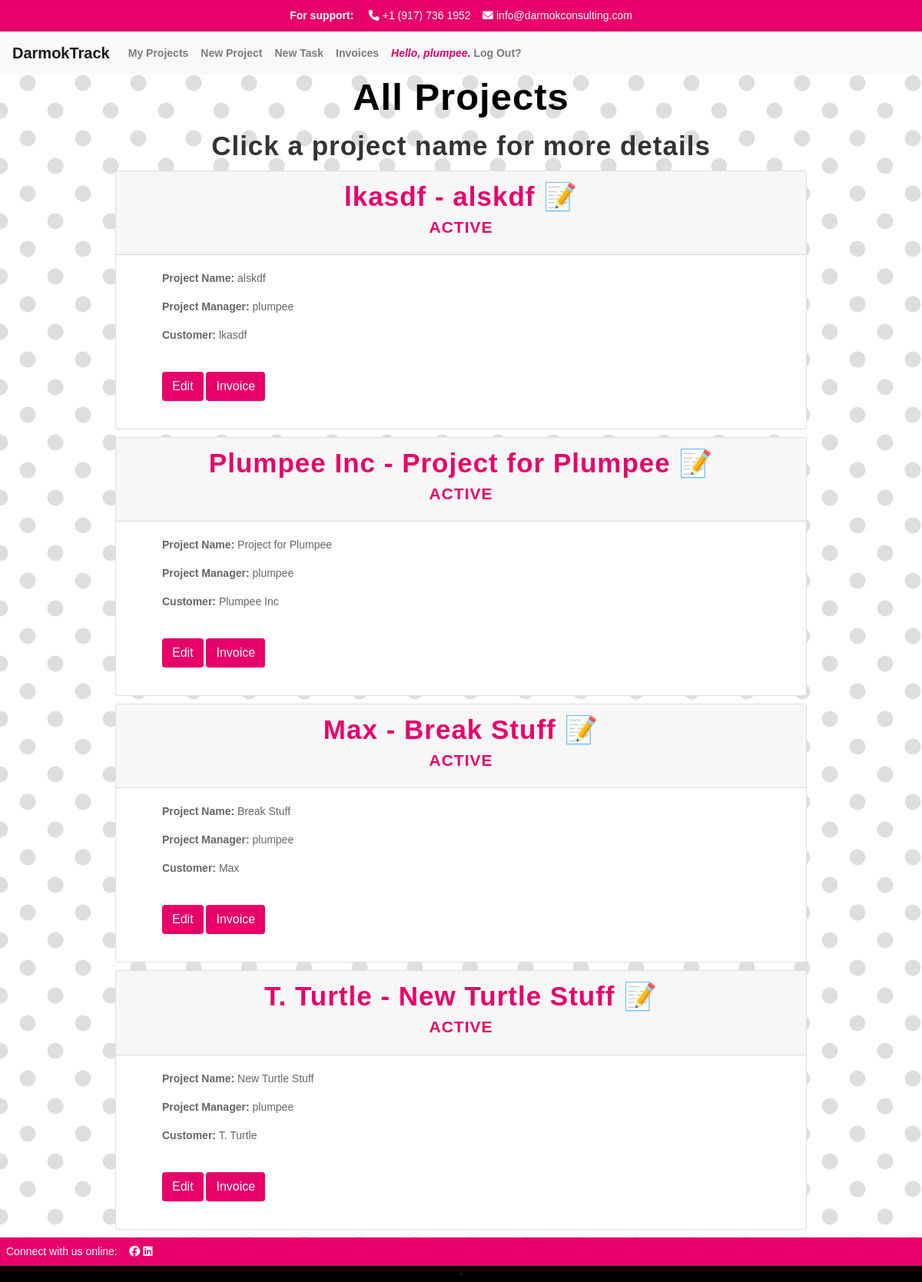
Page /projects (signed in) on the earlier database version.
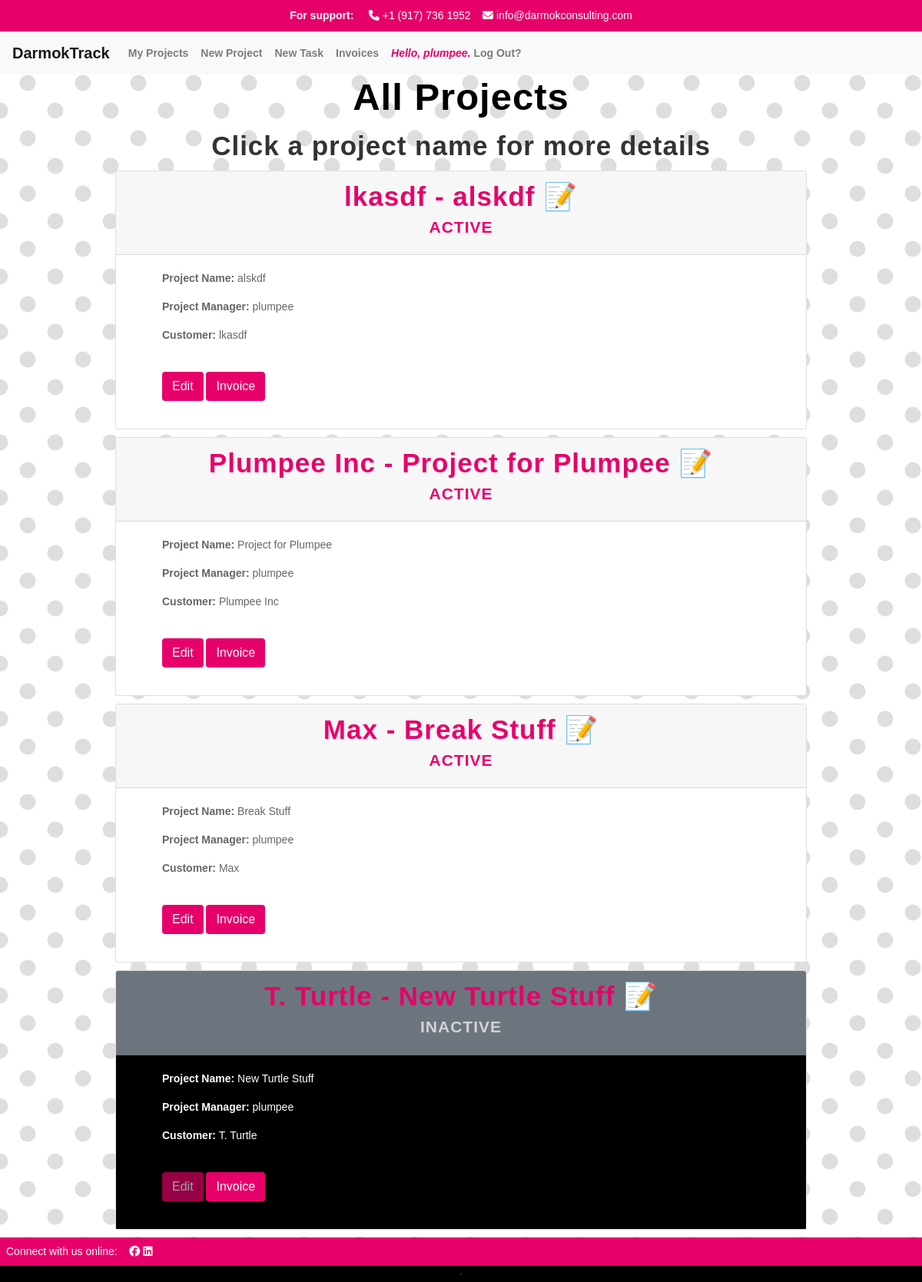
Same page on the later database version.
### apps/track/models.py (models this page shows, shortened)
class Project(models.Model):
    PENDING = 'pending'
    PAID = 'paid'
    CREDIT_MEMO = 'credit_memo'
    CHOICES_STATUS = {
        (PENDING, 'pending'),
        (PAID, 'paid'),
        (CREDIT_MEMO, 'credit_memo'),
    }
    project_manager = models.ForeignKey(User, related_name='project_manager', on_delete=models.CASCADE)
    name = models.CharField('Project Name', max_length=250)
    start = models.DateTimeField(auto_now_add=True)
    customer = models.CharField(max_length=250)
    customer_address = models.CharField(max_length=250, null=True)
    customer_citystatezip = models.CharField(max_length=250, null=True)
    budget_hours = models.IntegerField(default=0)
    budget_dollars = models.DecimalField(max_digits=10, decimal_places=2, default=0.00)
    is_active = models.BooleanField('Active', default=True)
    projects = models.ForeignKey(User, blank=True, related_name='project_list', on_delete=models.CASCADE)
    time_models = models.ManyToManyField(TimeModel, related_name='projects')
    invoice_status = models.CharField(max_length=25, choices=CHOICES_STATUS, default=PENDING)
    class Meta:
        ordering = ['-start']

class User(AbstractUser):
    def __str__(self):
        return self.username

### apps/track/views.py (the view)
# urls.py: path('projects', views.project_list, name='projects'),
def project_list(request):
    return render(request, 'track/projects.html', {
            'projects': request.user.project_list.all(),
        })

### apps/track/templates/track/projects.html (shortened to what this page needs)
{% extends "track/layout.html" %}
{% load mathfilters %}
{% block body %}
<h1>All Projects</h1>
<h2>Click a project name for more details</h2>
{% if user.is_authenticated %}
    {% for project in projects %}
            <div class="card w-75">
                <div class="{% if project.is_active %}card-header{% else %}card-header bg-secondary{% endif %}">
                    <h2 class="card-title mb-0">
                            <a href="{% url "project" project.id %}">{{ project.customer}} - {{ project.name }} 📝 </a>
                        </h2>
                        <h3>{% if project.is_active %}
                            Active
                            {% else %}
                            <div class="inactive">
                            Inactive
                            </div>
                            {% endif %}
                        </h3>
                </div>
                <div id="collapseOne">
                    <div class="{% if project.is_active %}card-body{% else %}card-body bg-inactive{% endif %}">
                        <ul><strong>Project Name:</strong> {{ project.name }}</ul>
                        <ul><strong>Project Manager:</strong> {{ project.project_manager }}</ul>
                        <ul><strong>Customer:</strong> {{ project.customer }}</ul>
                        <br>
                        {% if project.is_active %}
                            <ul>
                                <a href="{% url "edit_project" project.id %}" data-id="{{ project.id }}"><button type="button" class="btn btn-darmok">Edit</button></a>
                                <a href="{% url "invoice" project_id=project.id %}" data-id="{{ project.id }}"><button type="button" class="btn btn-darmok">Invoice</button></a>
                            </ul>
                            {% else %}
                            <ul>
                                <button type="button" class="btn btn-darmok" disabled>Edit</button>
                                <a href="{% url "invoice" project_id=project.id %}" data-id="{{ project.id }}"><button type="button" class="btn btn-darmok">Invoice</button></a>
                            </ul>
                            {% endif %}
                    </div>
                </div>
            </div>
    {% endfor %}
    </div>
{% endif %}
{% endblock %}

Differences in the rows shown:
changed Project "T. Turtle": is_active "ACTIVE" → "INACTIVE"
